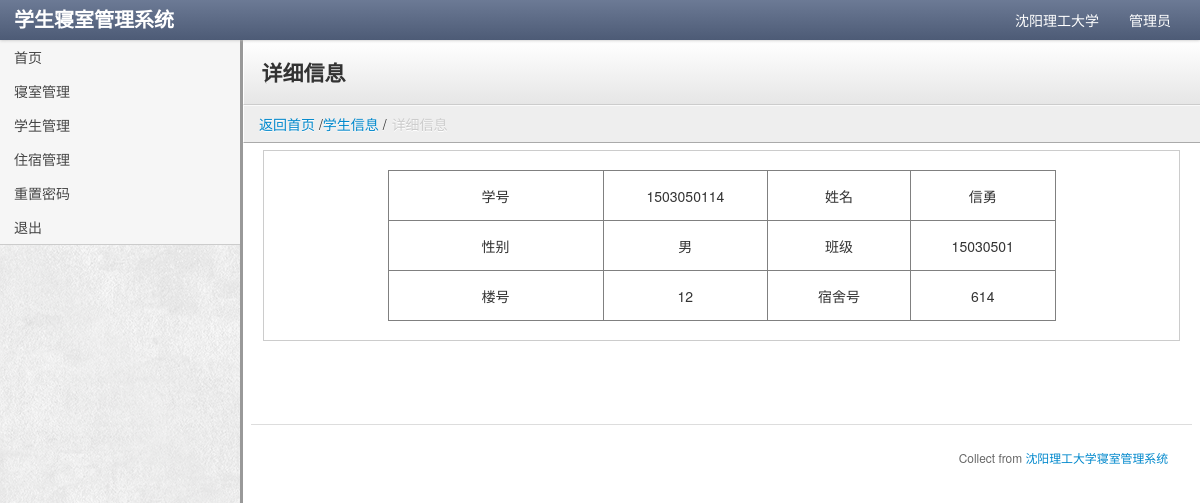
The app's page /1_DRM_stu_detail.php?stu=1503050114 (signed in) with its own data.
### tables this page shows
CREATE TABLE `tbl_stu_dor` (
  `stu_ID` int(10) NOT NULL,
  `dor_ID` int(2) NOT NULL,
  `room_ID` int(3) NOT NULL
);

CREATE TABLE `tbl_student` (
  `stu_ID` int(10) NOT NULL COMMENT '学生学号',
  `stu_userName` char(16) NOT NULL COMMENT '用户名',
  `stu_password` char(16) NOT NULL COMMENT '密码',
  `stu_sex` tinyint(1) NOT NULL COMMENT '性别(0男1女)',
  `stu_name` char(6) NOT NULL COMMENT '学生姓名',
  `stu_state` tinyint(3) NOT NULL COMMENT '学生状态(0退宿,1在校)',
  `stu_class` char(8) NOT NULL COMMENT '学生班级'
);

### 1_DRM_stu_detail.php (the view, shortened to what this page needs)
<!DOCTYPE html>
<html lang="en">
<head>
    <?php include("footer_head.php");
    require_once ("config.php");
    if(isset($_COOKIE["PHPSESSID"])){
    if(isset($_SESSION["right"])&&$_SESSION["right"]==0){
    if(isset($_GET["stu"])){
    $sqlTheStudent="SELECT * FROM tbl_student LEFT JOIN tbl_stu_dor ON tbl_stu_dor.stu_ID = tbl_student.stu_ID WHERE tbl_student.stu_ID='".$_GET["stu"]."'";
    ?>
</head>
<body class="">
<?php include("1_DRM_footer_body.php"); ?>
<div class="content">
    <div class="header">
        <h1 class="page-title">详细信息</h1>
    </div>
    <ul class="breadcrumb">
        <li><a href="1_DRM_index.php">返回首页</a> /<a href="1_DRM_stu_list.php">学生信息</a> /<span class="divider">详细信息</span>
        </li>
    </ul>
    <div class="container-fluid">
        <div class="row-fluid">
            <?php
            if($resTS=mysqli_query($db,$sqlTheStudent)) {
            ?>
            <div class="well">
                <div align="center">
                    <table width="668" border="1">
                        <tbody>
                        <?php
                        if ($rowsTS=mysqli_fetch_assoc($resTS)){
                            echo "<tr align='center'>";
                            echo "  <td width='125'>学号</td>";
                            echo "<td width='95'>".$_GET['stu']."</td>";
                            echo "  <td width='82'>姓名</td>";
                            echo "<td width='83'>".$rowsTS["stu_name"]."</td>";
                            echo "<tr align='center'>";
                            echo "<td>性别</td>";
                            $sex=$rowsTS["stu_sex"]?"女":"男";
                            echo "<td>".$sex."</td>";
                            echo "  <td>班级</td>";
                            echo "<td>".$rowsTS["stu_class"]."</td>";
                            echo '</tr>';
                            echo '<tr align="center">';
                            echo '    <td>楼号</td>';
                            echo '    <td colspan="">'.$rowsTS["dor_ID"].'</td>';
                            echo '    <td>宿舍号</td>';
                            echo '    <td colspan="">'.$rowsTS["room_ID"].'</td>';
                            echo '</tr>';
                        }
                        ?>
                        </tbody>
                    </table>
                </div>
            </div><?php
            }
            else{
                echo "查无此人!";
            }
            include("footer_bottom.php"); ?>
        </div>
    </div>
</div>
</body>
</html>
<?php
}
}
}
else{
    ?>
    <script>
        window.location = "sign-in.php";
    </script>
    <?php
}

### stylesheets/theme.css (style rules this page uses)
body { background: url("../images/extra_clean_paper.png"); background-position: initial initial; background-repeat: initial initial; background-position: initial initial; background-repeat: initial initial; margin: 0px; padding: 0px; }
h1 { margin-top: 0px; color: #eee; }
.content { min-width: 400px; position: relative; min-height: 800px; background: #fff; margin-left: 240px; border-left: 1px solid #cccccc; border-left: 3px solid #999999; }
.header { background: #ffffff; background: #ffffff; background: -webkit-gradient(linear, left bottom, left top, color-stop(0, #e6e6e6), color-stop(1, #ffffff)); background: -ms-linear-gradient(bottom, #e6e6e6, #ffffff); background: -moz-linear-gradient(center bottom, #e6e6e6 0%, #ffffff 100%); background: -o-linear-gradient(bottom, #e6e6e6, #ffffff); filter: progid:dximagetransform.microsoft.gradient(startColorStr='#4d5b76', EndColorStr='#6c7a95'); -ms-filter: "progid:DXImageTransform.Microsoft.gradient(startColorStr='#ffffff',EndColorStr='#e6e6e6')"; border-bottom: 1px solid #cccccc; border-top: 1px solid #ffffff; border-left: 1px solid #ffffff; padding: 0em 1.25em; }
.header h1 { margin: 1em 0em; padding: 0em; line-height: 1em; font-size: 1.5em; color: #eee; color: #333; }
.breadcrumb { -webkit-box-shadow: none; -moz-box-shadow: none; box-shadow: none; -webkit-border-radius: 0px; -moz-border-radius: 0px; border-radius: 0px; -moz-background-clip: padding; -webkit-background-clip: padding-box; background-clip: padding-box; background: #eee; border-bottom: 1px solid #aaa; border-top: 1px solid #fafafa; border-left: 1px solid #fff; margin-bottom: .5em; }
.well { background-color: #fff; border: 1px solid #ccc; -webkit-box-shadow: 1px 1px 0px #ffffff; -moz-box-shadow: 1px 1px 0px #ffffff; box-shadow: 1px 1px 0px #ffffff; -webkit-border-radius: 0px; -moz-border-radius: 0px; border-radius: 0px; -moz-background-clip: padding; -webkit-background-clip: padding-box; background-clip: padding-box; }

### footer_head.php (style rules this page uses)
tr { height: 50px; }

### records on screen
tbl_stu_dor: stu_ID.stu_name "信勇", stu_ID.stu_sex "男", stu_ID.stu_class "15030501", dor_ID "12", room_ID "614"

### other values on screen
$_GET['stu'] "1503050114"
